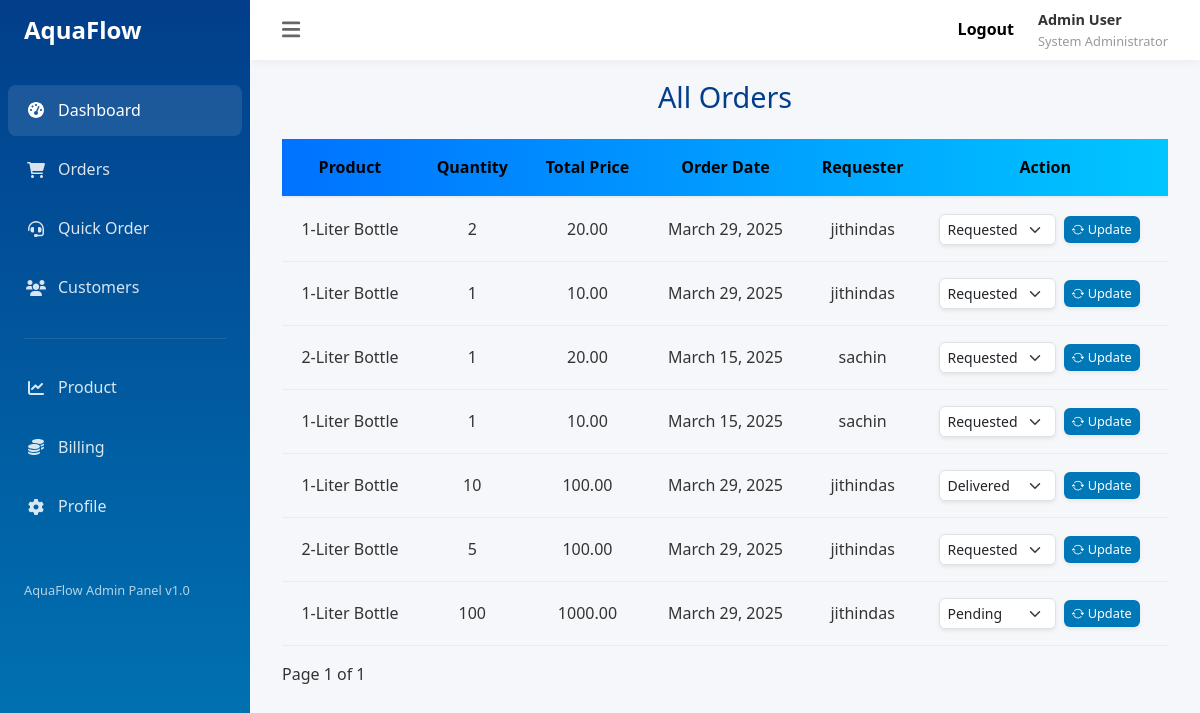
Page /admin_order on the earlier database version.
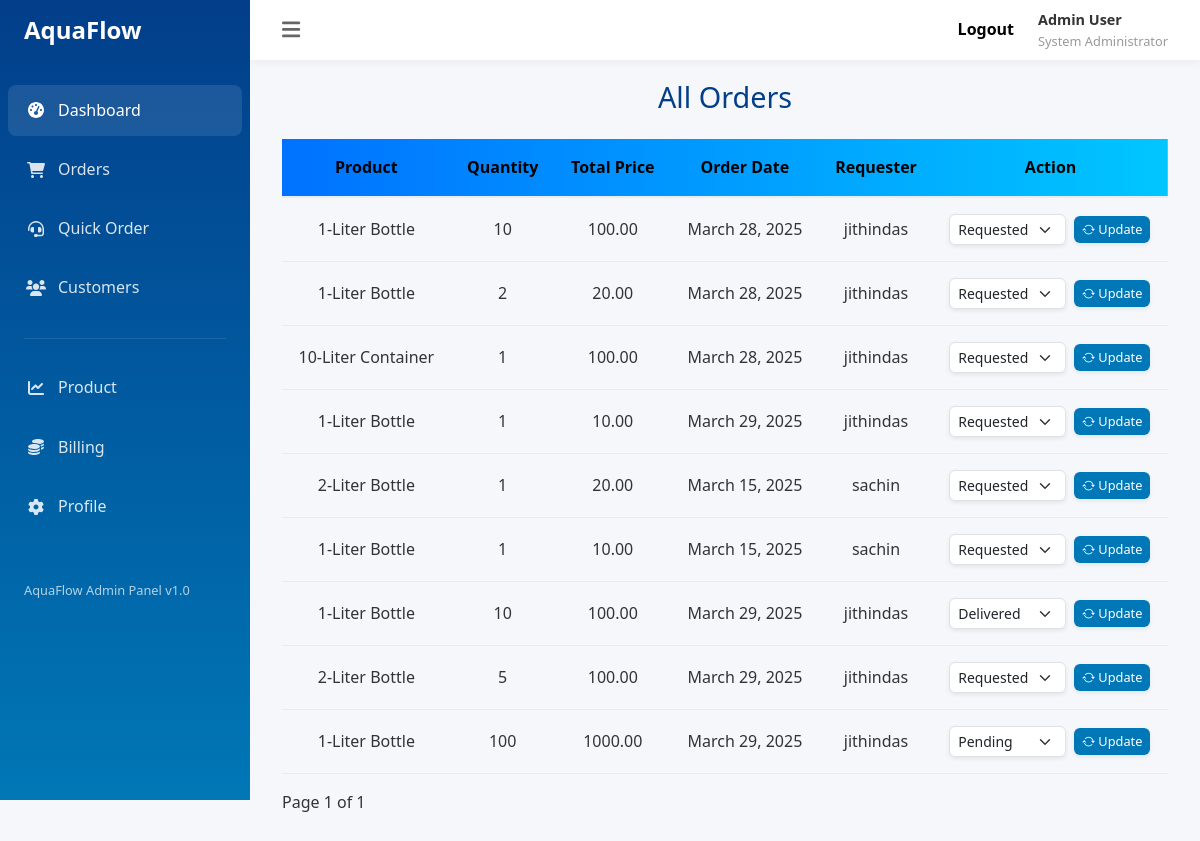
Same page on the later database version.
### app/models.py (models this page shows, shortened)
class Order(models.Model):
    STATUS_CHOICES = (
        ('Requested', 'Requested'),
        ('Pending', 'Pending'),
        ('Delivered', 'Delivered'),
        ('Cancelled', 'Cancelled'),
    )
    customer = models.ForeignKey(User, on_delete=models.CASCADE)
    product = models.ForeignKey(Product, on_delete=models.CASCADE)
    quantity = models.PositiveIntegerField()
    total_price = models.DecimalField(max_digits=10, decimal_places=2, blank=True, null=True)
    order_date = models.DateField()
    created_date=models.DateField(auto_now_add=True,null=True,blank=True)
    razorpay_order_id = models.CharField(max_length=100, blank=True, null=True)
    razorpay_payment_id = models.CharField(max_length=100, blank=True, null=True)
    razorpay_signature = models.CharField(max_length=100, blank=True, null=True)
    is_paid = models.BooleanField(default=False)
    status = models.CharField(
        max_length=20,
        choices=STATUS_CHOICES,
        default='Requested',
    )

class Product(models.Model):
    size = models.CharField(max_length=100)
    price = models.DecimalField(max_digits=10, decimal_places=2)
    description = models.TextField(null=True,blank=True)
    def __str__(self):
        return f"{self.size}"

### app/views.py (the view)
# urls.py: path('admin_order', Admin_Order_View.as_view(),name='admin_order'),
class Admin_Order_View(View):
    def get(self, request, *args, **kwargs):
        orders = Order.objects.all().order_by('-id')
        paginator = Paginator(orders, 10)
        page_number = request.GET.get('page')
        page_orders = paginator.get_page(page_number)
        return render(request, 'admin_order.html', {'orders': page_orders})

### app/templates/admin_order.html (shortened to what this page needs)
{% extends 'admin.html' %}
{% block content %}
<h1 class="page-title text-center">All Orders</h1>
<table>
    <thead class="table_head">
        <tr>
            <th>Product</th>
            <th>Quantity</th>
            <th>Total Price</th>
            <th>Order Date</th>
            <th>Requester</th>
            <th>Action</th>
        </tr>
    </thead>
    <tbody>
        {% for i in orders %}
        <tr>
            <td>{{ i.product }}</td>
            <td>{{ i.quantity }}</td>
            <td>{{ i.total_price }}</td>
            <td>{{ i.order_date }}</td>
            <td>{{i.customer}}</td>
            <td>
                <form method="POST" action="{% url 'admin_order_update' i.id %}" class="d-flex align-items-center gap-2">
                    <div class="form-group mb-0">
                        <select name="status" class="form-select form-select-sm rounded-2 shadow-sm" required>
                            {% for key, value in i.STATUS_CHOICES %}
                                <option value="{{ key }}" {% if i.status == key %}selected{% endif %}>
                                    {{ value }}
                                </option>
                            {% endfor %}
                        </select>
                    </div>
                    <button type="submit" class="btn btn-primary btn-sm rounded-2 shadow-sm">
                        <i class="bi bi-arrow-repeat"></i> Update
                    </button>
                </form>
            </td>
        </tr>
        {% empty %}
        <tr>
            <td colspan="6">No orders yet.</td>
        </tr>
        {% endfor %}
    </tbody>
</table>
<div class="pagination mt-3">
    <span>Page {{ orders.number }} of {{ orders.paginator.num_pages }}</span>
</div>
{% endblock %}

Differences in the rows shown:
removed Order: product "1-Liter Bottle", quantity "2", total_price "20.00", order_date "March 29, 2025", customer "jithindas", status "Requested"
added Order: product "1-Liter Bottle", quantity "10", total_price "100.00", order_date "March 28, 2025", customer "jithindas", status "Requested"
added Order: product "1-Liter Bottle", quantity "2", total_price "20.00", order_date "March 28, 2025", customer "jithindas", status "Requested"
added Order: product "10-Liter Container", quantity "1", total_price "100.00", order_date "March 28, 2025", customer "jithindas", status "Requested"
